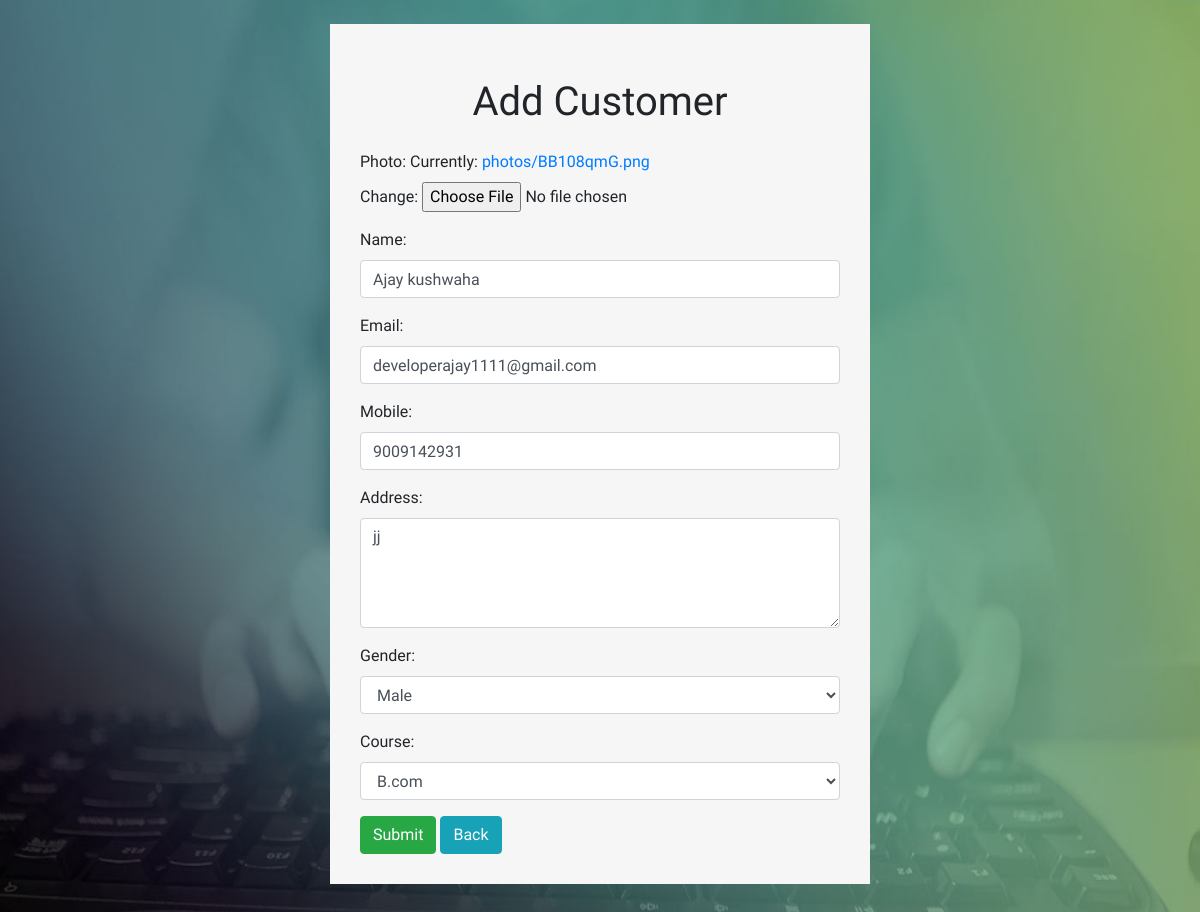
/sms/edit/37/ (signed in), run on the app's committed database.
### sms/models.py (models this page shows, shortened)
class Student(models.Model):
    GENGER = [
        ('M', "Male"),
        ('F', "Female"),
        ('O', "Other"),
    ]
    photo = models.ImageField(upload_to="photos", default='p.jpg')
    name = models.CharField(max_length=30)
    mobile = models.CharField(max_length=10, unique=True)
    email = models.EmailField(unique=True)
    address = models.TextField()
    aadhar = models.CharField(max_length=12)
    gender = models.CharField(choices=GENGER, default="M", max_length=20)
    course = models.ForeignKey(Course, on_delete=models.CASCADE)
    date_of_joining = models.DateTimeField(auto_now=True)
    action = models.BooleanField(default=True)
    rollno = models.IntegerField(default=100, unique=True)
    password = models.CharField(max_length=10, default="1234")
    slug = models.SlugField(unique=True)

class Course(models.Model):
    name = models.CharField(max_length=100)
    fees = models.DecimalField(max_digits=8, decimal_places=2)
    def __str__(self):
        return self.name

### sms/views.py (the view)
# urls.py: path('edit/<int:id>/',views.editCustomer, name='editcus'),
def editCustomer(request,id=None,slug=None):
    if not request.user.is_authenticated:
        return redirect('login_u')
    stu =Student.objects.get(id=id)
    form = StudentForm(request.POST or None, request.FILES or None,instance=stu)
    if form.is_valid():
        form.save()
        messages.add_message(request, messages.INFO, f'{stu}, Edited Successfully !')
        return  redirect('details')
    data = {
        'form': form
    }
    return render(request,'addc.html',data)

### sms/forms.py
class StudentForm(forms.ModelForm):
    class Meta:
        model = Student
        fields = ('photo','name','email','mobile','address','gender','course')
    address=forms.CharField(widget=forms.Textarea(attrs={'rows':'4'}))
    mobile=forms.CharField(widget=forms.TextInput(attrs={'onkeypress':'return isMobileOnly(event);'}))

### templates/addc.html (shortened to what this page needs)
{% extends 'main.html'%}
{% block body %}
<div class="row">
    <div class="col-md-3"></div>
    <div class="col-md-6">
        <form method="POST" enctype="multipart/form-data">
    <h1 class="text-center m-4">Add Customer</h1>
    {{form.as_p}}
    <button type="submit" class="btn btn-success">Submit</button>
            <a href="/" class="btn btn-info"> Back  </a>
</form>
    </div>
    <div class="col-md-3"></div>
</div>
{% endblock %}

### templates/main.html (style rules this page uses)
body { font-family: 'Chelsea Market', cursive; }
body { background-image: url(/static/bg-l.jpg); background-repeat: no-repeat; background-size: 100% 100%; padding-bottom: 10%; }
form { background: #f6f6f6; padding: 30px; }

### data on the page
Student: name "Ajay kushwaha", email "developerajay1111@gmail.com", mobile "9009142931", address "jj", gender "Male", course "B.com"
